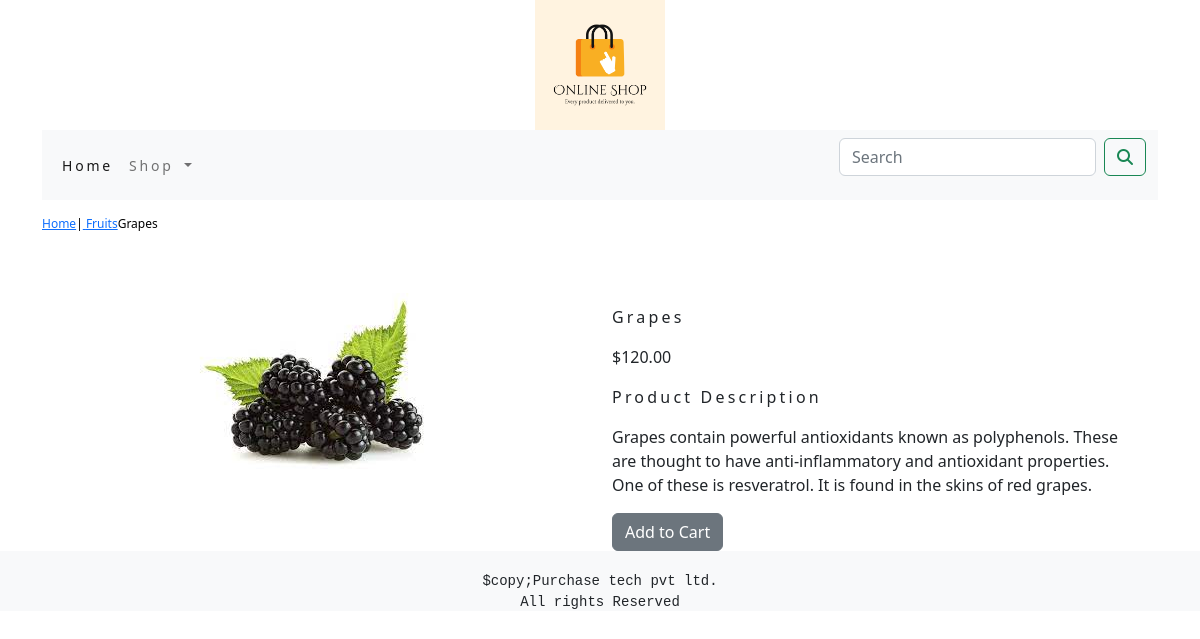
Screenshot of /shop/fruits/grapes/ with the database file from the repository.
### shop/models.py (models this page shows, shortened)
class Product(models.Model):
    name=models.CharField(max_length=250,unique=True)
    slug=models.SlugField(max_length=250,unique=True)
    description=models.TextField(blank=True)
    price=models.DecimalField(max_digits=10,decimal_places=2)
    category=models.ForeignKey(Category,on_delete=models.CASCADE)
    image = models.ImageField(upload_to='product', blank=True)
    stock=models.IntegerField()
    available=models.BooleanField(default=True)
    created=models.DateTimeField(auto_now_add=True)
    updated=models.DateTimeField(auto_now=True)
    class Meta:
        ordering = ('name',)
        verbose_name = 'product'
        verbose_name_plural = 'products'

class Category(models.Model):
    name=models.CharField(max_length=250,unique=True)
    slug=models.SlugField(max_length=250,unique=True)
    description=models.TextField(blank=True)
    image=models.ImageField(upload_to='category',blank=True)
    class Meta:
        ordering=('name',)
        verbose_name='category'
        verbose_name_plural='categories'
    def get_url(self):
        return reverse('shop:products-by-category',args=[self.slug])
    def __str__(self):
        return '{}'.format(self.name)

### shop/views.py (the view)
# urls.py: path('<slug:c_slug>/<slug:product_slug>/',views.proDetail,name='prodCatdetail')
def proDetail(request,c_slug,product_slug):
    try:
        product=Product.objects.get(category__slug=c_slug,slug=product_slug)
    except Exception as e:
        raise
    return render(request,'product.html',{'product':product})

### cart/context_processors.py (called while the page is built)
def counter(request):
    item_count=0
    if 'admin' in request.path:
        return {}
    else:
        try:
            cart=Cart.objects.filter(cart_id=_cart_id(request))
            car_items=CartItem.objects.all().filter(cart=cart[:1])
            for cart_item in car_items:
                item_count += cart_item.quantity
        except Cart.DoesNotExist:
            item_count =0
    return dict(item_count=item_count)

### cart/views.py (called while the page is built)
def _cart_id(request):
    cart=request.session.session_key
    if not cart:
        cart=request.session.create()
    return cart

### shop/context_processors.py (called while the page is built)
def menu_links(request):
    links=Category.objects.all()
    return dict(links=links)

### templates/product.html (shortened to what this page needs)
{% extends 'base.html' %}
{% load static %}
{% block content %}
<div class="row my_prod_row_class">
    <div class="mx_auto">
        <p> <a href="{% url 'shop:allProdCat' %}" >Home</a>|<a href="{{product.category.get_url}}"> {{product.category}}</a>{{product.name}}</p>
    </div>
</div>
<div class="container">
<br>
<div class="row">
    <div class="col-12 col-sm-12 col-md-12 col-lg-6 text-center">
        <div style="min-width:18rem">
            <img src="{{product.image.url}}" alt="{{product.name}}">
        </div>
    </div>
        <div class="col-12 col-sm-12 col-md-12 col-lg-6">
            <div>
            <h1 class="my_prod_title"> {{product.name}} </h1>
            <p> ${{product.price}}</p>
            <p class="my_title">Product Description</p>
            <p class="text-justify my_prod_text">{{product.description}}</p>
            {% if product.stock <= 0 %}
            <p class="text-justify my_prod_text"  style="color:red;"><b>Out of stock</b></p>
            {% else %}
            <a class="btn btn-secondary" href="{% url 'cart:add_cart' product.id %} ">Add to Cart</a>
            {% endif %}
        </div>
            </div>
</div>
</div>
{% endblock %}

### static/css/custom.css (style rules this page uses)
.my_title { font_size:16px; text_transform:uppercase; letter-spacing:.2em; }
.my_prod_row_class { padding-top:15px; padding-bottom:20px; }
.my_prod_row_class .mx_auto { color:#000; font-size:12px; text-decoration:none; }
.my_prod_title { font-size:16px; text_transform:uppercase; letter-spacing:.2em; padding-top:15px; padding-bottom:10px; }
.my_prod_text { padding-right:20px; }

### rows the page displays
Product: category "Fruits", name "Grapes", image (picture), price "120.00", description "Grapes contain powerful antioxidants known as polyphenols. These are thought to have anti-inflammatory and antioxidant properties. One of these is resveratrol. It is found in the skins of red grapes."
